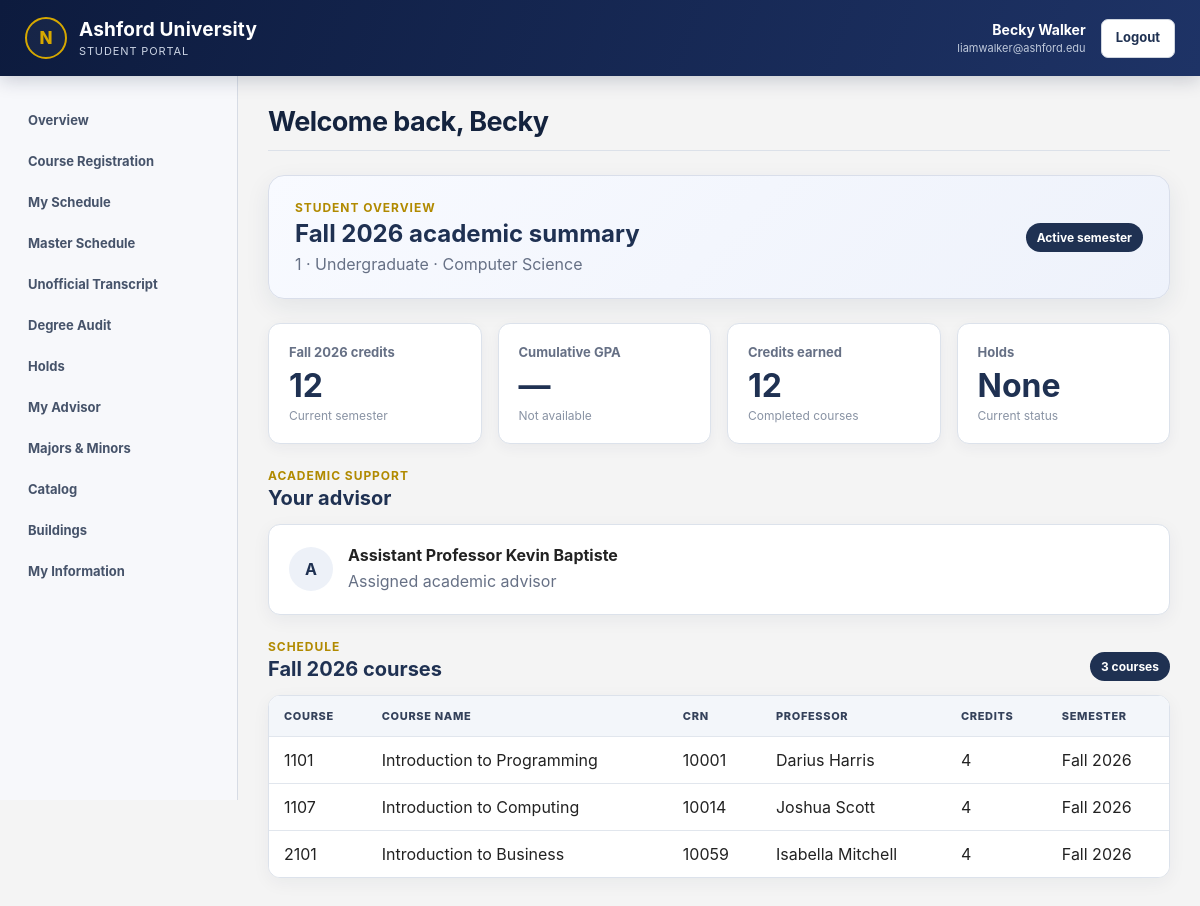
Page /student/dashboard.php (signed in) on the committed database.
### tables this page shows
CREATE TABLE `student` (
  `student_ID` int(11) NOT NULL,
  `user_Type` enum('Student','Faculty','Admin','StatStaff') NOT NULL DEFAULT 'Student',
  `major_ID` int(11) NOT NULL,
  `student_Year` int(11) NOT NULL,
  `student_Type` enum('Undergraduate','Graduate') NOT NULL
);

CREATE TABLE `major` (
  `major_ID` int(11) NOT NULL,
  `major_Name` varchar(100) NOT NULL,
  `dept_ID` int(11) NOT NULL
);

CREATE TABLE `course` (
  `course_ID` int(11) NOT NULL,
  `dept_ID` int(11) NOT NULL,
  `course_Name` varchar(255) NOT NULL,
  `course_Credits` int(11) NOT NULL,
  `course_DSC` varchar(500) NOT NULL,
  `course_Type` enum('Undergraduate','Graduate') NOT NULL
);

CREATE TABLE `course_section` (
  `CRN` int(11) NOT NULL,
  `course_ID` int(11) NOT NULL,
  `section_No` int(11) NOT NULL,
  `faculty_ID` int(11) NOT NULL,
  `time_Slot_ID` int(11) NOT NULL,
  `lecture_ID` int(11) DEFAULT NULL,
  `lab_ID` int(11) DEFAULT NULL,
  `semester_ID` int(11) NOT NULL,
  `available_Seats` int(11) NOT NULL
);

CREATE TABLE `user` (
  `user_ID` int(11) NOT NULL,
  `first_Name` varchar(50) NOT NULL,
  `middle_Name` varchar(50) DEFAULT NULL,
  `last_Name` varchar(50) NOT NULL,
  `gender` enum('Male','Female','Other') NOT NULL,
  `DOB` date NOT NULL,
  `street` varchar(100) NOT NULL,
  `city` varchar(50) NOT NULL,
  `state` varchar(50) NOT NULL,
  `zip_Code` varchar(10) NOT NULL,
  `user_Type` enum('Student','Faculty','Admin','StatStaff') NOT NULL
);

CREATE TABLE `semester` (
  `semester_ID` int(11) NOT NULL,
  `semester_Name` varchar(50) NOT NULL
);

### includes/auth.php (called while the page is built, shortened)
<?php
function e($value): string
{
    return htmlspecialchars(
        (string) $value,
        ENT_QUOTES,
        'UTF-8'
    );
}
?>

### includes/functions.php (called while the page is built, shortened)
<?php
function one(
    PDO $pdo,
    string $sql,
    array $params = []
): ?array {
    $stmt = $pdo->prepare($sql);
    bind_params($stmt, $params);
    $stmt->execute();
    $row = $stmt->fetch();
    if ($row) {
        return $row;
    }
    return null;
}
function all_rows(
    PDO $pdo,
    string $sql,
    array $params = []
): array {
    $stmt = $pdo->prepare($sql);
    bind_params($stmt, $params);
    $stmt->execute();
    return $stmt->fetchAll();
}
function bind_params(
    PDOStatement $stmt,
    array $params
): void {
    foreach ($params as $index => $value) {
        $type = is_int($value) ? PDO::PARAM_INT : PDO::PARAM_STR;
        $stmt->bindValue($index + 1, $value, $type);
    }
}
function semester_id(
    PDO $pdo,
    string $name = 'Fall 2026'
): ?int {
    $sql = "SELECT semester_ID
            FROM Semester
            WHERE semester_Name = ?
            LIMIT 1";
    $semester = one(
        $pdo,
        $sql,
        [$name]
    );
    if ($semester) {
        return (int) $semester['semester_ID'];
    }
    return null;
}
?>

### student/dashboard.php (the view, shortened to what this page needs)
<?php
require_once '../config/database.php';
require_once '../includes/layout.php';
require_once '../includes/functions.php';
$studentID = (int) $_SESSION['user_id'];
$sql = "SELECT
            User.first_Name,
            User.last_Name,
            Student.student_Year,
            Student.student_Type,
            Major.major_Name
        FROM User
        JOIN Student
            ON Student.student_ID = User.user_ID
        LEFT JOIN Major
            ON Major.major_ID = Student.major_ID
        WHERE User.user_ID = ?";
$student = one(
    $pdo,
    $sql,
    [$studentID]
);
$semesterID = semester_id(
    $pdo,
    'Fall 2026'
);
$sql = "SELECT
            COALESCE(SUM(Course.course_Credits), 0) AS total
        FROM Enrollment
        JOIN Course_Section
            ON Course_Section.CRN = Enrollment.CRN
        JOIN Course
            ON Course.course_ID = Course_Section.course_ID
        WHERE Enrollment.student_ID = ?
        AND Enrollment.semester_ID = ?";
$currentCredits = one(
    $pdo,
    $sql,
    [
        $studentID,
        $semesterID
    ]
);
$sql = "SELECT COUNT(*) AS total
        FROM Student_Hold
        WHERE student_ID = ?";
$holds = one(
    $pdo,
    $sql,
    [$studentID]
);
$sql = "SELECT
            COALESCE(SUM(Course.course_Credits), 0) AS total
        FROM Student_History
        JOIN Course
            ON Course.course_ID = Student_History.course_ID
        WHERE Student_History.student_ID = ?
        AND Student_History.Grade IS NOT NULL";
$earnedCredits = one(
    $pdo,
    $sql,
    [$studentID]
);
$sql = "SELECT
            Course.course_ID,
            Course.course_Name,
            Course.course_Credits,
            Course_Section.CRN,
            Course_Section.section_No,
            Semester.semester_Name,
            User.first_Name,
            User.last_Name
        FROM Enrollment
        JOIN Course_Section
            ON Course_Section.CRN = Enrollment.CRN
        JOIN Course
            ON Course.course_ID = Course_Section.course_ID
        JOIN Semester
            ON Semester.semester_ID = Course_Section.semester_ID
        JOIN User
            ON User.user_ID = Course_Section.faculty_ID
        WHERE Enrollment.student_ID = ?
        AND Course_Section.semester_ID = ?
        ORDER BY Course.course_ID";
$schedule = all_rows(
    $pdo,
    $sql,
    [
        $studentID,
        $semesterID
    ]
);
$sql = "SELECT
            User.first_Name,
            User.last_Name,
            Faculty.faculty_Rank
        FROM Advisor
        JOIN User
            ON User.user_ID = Advisor.faculty_ID
        JOIN Faculty
            ON Faculty.faculty_ID = Advisor.faculty_ID
        WHERE Advisor.student_ID = ?
        LIMIT 1";
$advisor = one(
    $pdo,
    $sql,
    [$studentID]
);
page_start(
    'Welcome back, ' . ($student['first_Name'] ?? 'Student'),
    'Student',
    'dashboard.php'
);
?>
<div class="dashboard-page">
    <section class="dashboard-hero">
        <div>
            <p class="dashboard-eyebrow">Student overview</p>
            <h2>Fall 2026 academic summary</h2>
            <p>
                <?= e(($student['student_Year'] ?? '') . ' · ' . ($student['student_Type'] ?? '') . ' · ' . ($student['major_Name'] ?? 'No major')) ?>
            </p>
        </div>
        <span class="dashboard-badge">Active semester</span>
    </section>
    <section class="dashboard-stats" aria-label="Academic summary">
        <article class="dashboard-stat card">
            <span class="dashboard-stat-label">Fall 2026 credits</span>
            <strong><?= e($currentCredits['total'] ?? 0) ?></strong>
            <span class="dashboard-stat-note">Current semester</span>
        </article>
        <article class="dashboard-stat card">
            <span class="dashboard-stat-label">Cumulative GPA</span>
            <strong>—</strong>
            <span class="dashboard-stat-note">Not available</span>
        </article>
        <article class="dashboard-stat card">
            <span class="dashboard-stat-label">Credits earned</span>
            <strong><?= e($earnedCredits['total'] ?? 0) ?></strong>
            <span class="dashboard-stat-note">Completed courses</span>
        </article>
        <article class="dashboard-stat card">
            <span class="dashboard-stat-label">Holds</span>
            <strong><?= e((int) ($holds['total'] ?? 0) === 0 ? 'None' : $holds['total']) ?></strong>
            <span class="dashboard-stat-note">Current status</span>
        </article>
    </section>
    <section class="dashboard-section">
        <div class="dashboard-section-heading">
            <div>
                <p class="dashboard-eyebrow">Academic support</p>
                <h2>Your advisor</h2>
            </div>
        </div>
        <div class="dashboard-info-card card">
            <?php if ($advisor): ?>
                <span class="dashboard-icon">A</span>
                <div>
                    <strong><?= e(($advisor['faculty_Rank'] ?: '') . ' ' . $advisor['first_Name'] . ' ' . $advisor['last_Name']) ?></strong>
                    <p>Assigned academic advisor</p>
                </div>
            <?php else: ?>
                <p>No advisor assigned.</p>
            <?php endif; ?>
        </div>
    </section>
    <section class="dashboard-section">
        <div class="dashboard-section-heading">
            <div>
                <p class="dashboard-eyebrow">Schedule</p>
                <h2>Fall 2026 courses</h2>
            </div>
            <span class="dashboard-count"><?= count($schedule) ?> course<?= count($schedule) === 1 ? '' : 's' ?></span>
        </div>
<?php if (count($schedule) > 0): ?>
    <div class="table-wrap">
        <table>
            <tr>
                <th>Course</th>
                <th>Course Name</th>
                <th>CRN</th>
                <th>Professor</th>
                <th>Credits</th>
                <th>Semester</th>
            </tr>
            <?php foreach ($schedule as $course): ?>
                <tr>
                    <td>
                        <?= e($course['course_ID']) ?>
                    </td>
                    <td>
                        <?= e($course['course_Name']) ?>
                    </td>
                    <td>
                        <?= e($course['CRN']) ?>
                    </td>
                    <td>
                        <?= e(
                            $course['first_Name'] . ' ' .
                            $course['last_Name']
                        ) ?>
                    </td>
                    <td>
                        <?= e($course['course_Credits']) ?>
                    </td>
                    <td>
                        <?= e($course['semester_Name']) ?>
                    </td>
                </tr>
            <?php endforeach; ?>
        </table>
    </div>
<?php else: ?>
    <div class="card">
        <p>You are not registered for any Fall 2026 courses.</p>
    </div>
<?php endif; ?>
<?php
page_end();
?>

### includes/layout.php (shortened to what this page needs)
<?php
require_once __DIR__ . '/auth.php';
function nav_items(string $role): array
{
    switch ($role) {
        case 'Student':
            return [
                ['Overview', '/student/dashboard.php'],
                ['Course Registration', '/student/registration.php'],
                ['My Schedule', '/student/schedule.php'],
                ['Master Schedule', '/faculty/master-schedule.php'],
                ['Unofficial Transcript', '/student/transcript.php'],
                ['Degree Audit', '/student/degree-audit.php'],
                ['Holds', '/student/holds.php'],
                ['My Advisor', '/student/advisor.php'],
                ['Majors & Minors', '/student/programs.php'],
                ['Catalog', '/student/catalog.php'],
                ['Buildings', '/student/buildings.php'],
                ['My Information', '/student/information.php']
            ];
    }
}
function page_start(
    string $title,
    string $role,
    string $active = ''
): void {
    $name = $_SESSION['name'] ?? 'User';
    $email = $_SESSION['email'] ?? '';
    if ($role === 'StatStaff') {
        $portalName = 'Statistics Portal';
    } else {
        $portalName = $role . ' Portal';
    }
    ?>
    <!DOCTYPE html>
    <html lang="en">
    <head>
        <link
            rel="stylesheet"
            href="/assets/css/style.css"
        >
    </head>
    <body>
    <header class="topbar">
        <div class="brand">
            <div class="seal">
                N
            </div>
            <div>
                <b>Ashford University</b>
                <small>
                    <?= e($portalName) ?>
                </small>
            </div>
        </div>
        <div class="account">
            <div>
                <strong>
                    <?= e($name) ?>
                </strong>
                <small>
                    <?= e($email) ?>
                </small>
            </div>
            <a
                class="btn light"
                href="/logout.php"
            >
                Logout
            </a>
        </div>
    </header>
    <div class="shell">
        <aside class="sidebar">
            <?php foreach (nav_items($role) as $item): ?>
                <?php
                $label = $item[0];
                $url = $item[1];
                if ($active === $url) {
                    $class = 'active';
                } else {
                    $class = '';
                }
                ?>
                <a
                    class="<?= $class ?>"
                    href="<?= e($url) ?>"
                >
                    <?= e($label) ?>
                </a>
            <?php endforeach; ?>
        </aside>
        <main class="content">
            <h1>
                <?= e($title) ?>
            </h1>
    <?php
}
function page_end(): void
{
    ?>
        </main>
    </div>
    </body>
    </html>
    <?php
}
        ?>

### rows in the picture
student: student_Year+student_Type "1 · Undergraduate · Computer Science"
course: course_ID "1101", course_Name "Introduction to Programming", course_section.CRN "10001", user.first_Name+last_Name "Darius Harris", course_Credits "4", semester.semester_Name "Fall 2026"
course: course_ID "1107", course_Name "Introduction to Computing", course_section.CRN "10014", user.first_Name+last_Name "Joshua Scott", course_Credits "4", semester.semester_Name "Fall 2026"
course: course_ID "2101", course_Name "Introduction to Business", course_section.CRN "10059", user.first_Name+last_Name "Isabella Mitchell", course_Credits "4", semester.semester_Name "Fall 2026"

### other values in the picture
$portalName "STUDENT PORTAL"
$name "Becky Walker"
$email "liamwalker@ashford.edu"
$label "Overview"
$label "Course Registration"
$label "My Schedule"
$label "Master Schedule"
$label "Unofficial Transcript"
$label "Degree Audit"
$label "Holds"
$label "My Advisor"
$label "Majors & Minors"
$label "Catalog"
$label "Buildings"
$label "My Information"
